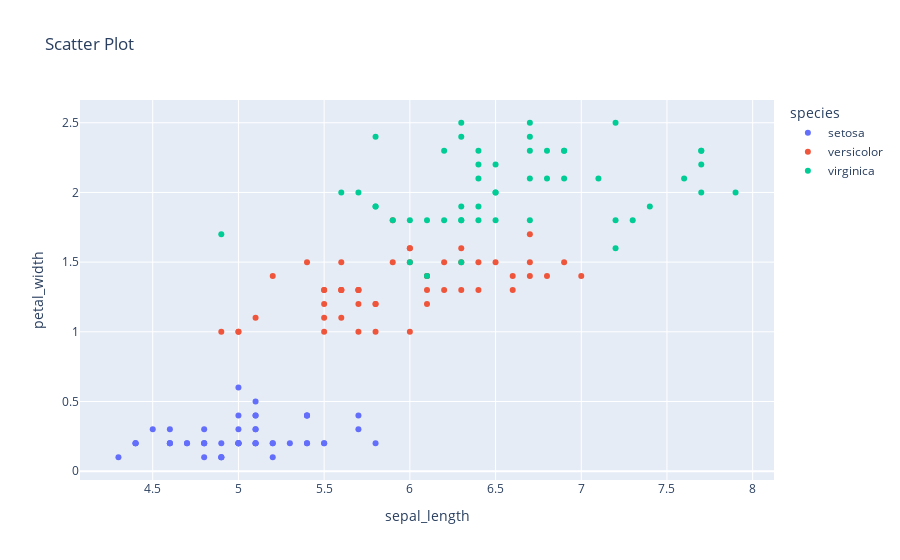

Notebook code cell kept with this figure:
### Code cell
fig=px.scatter(iris_df, x='sepal_length', y='petal_width',
               color='species', title='Scatter Plot')
fig.show()

### Figure 1 — Plotly figure (JSON) as saved in the notebook; plotly's stock layout.template omitted (floating-point values rounded to 4 significant figures)
{"data": [{"hovertemplate": "species=setosa<br>sepal_length=%{x}<br>petal_width=%{y}<extra></extra>", "legendgroup": "setosa", "marker": {"color": "#636efa", "symbol": "circle"}, "mode": "markers", "name": "setosa", "orientation": "v", "showlegend": true, "type": "scatter", "x": [5.1, 4.9, 4.7, 4.6, 5, 5.4, 4.6, 5, 4.4, 4.9, 5.4, 4.8, 4.8, 4.3, 5.8, 5.7, 5.4, 5.1, 5.7, 5.1, 5.4, 5.1, 4.6, 5.1, 4.8, 5, 5, 5.2, 5.2, 4.7, 4.8, 5.4, 5.2, 5.5, 4.9, 5, 5.5, 4.9, 4.4, 5.1, 5, 4.5, 4.4, 5, 5.1, 4.8, 5.1, 4.6, 5.3, 5], "xaxis": "x", "y": [0.2, 0.2, 0.2, 0.2, 0.2, 0.4, 0.3, 0.2, 0.2, 0.1, 0.2, 0.2, 0.1, 0.1, 0.2, 0.4, 0.4, 0.3, 0.3, 0.3, 0.2, 0.4, 0.2, 0.5, 0.2, 0.2, 0.4, 0.2, 0.2, 0.2, 0.2, 0.4, 0.1, 0.2, 0.1, 0.2, 0.2, 0.1, 0.2, 0.2, 0.3, 0.3, 0.2, 0.6, 0.4, 0.3, 0.2, 0.2, 0.2, 0.2], "yaxis": "y"}, {"hovertemplate": "species=versicolor<br>sepal_length=%{x}<br>petal_width=%{y}<extra></extra>", "legendgroup": "versicolor", "marker": {"color": "#EF553B", "symbol": "circle"}, "mode": "markers", "name": "versicolor", "orientation": "v", "showlegend": true, "type": "scatter", "x": [7, 6.4, 6.9, 5.5, 6.5, 5.7, 6.3, 4.9, 6.6, 5.2, 5, 5.9, 6, 6.1, 5.6, 6.7, 5.6, 5.8, 6.2, 5.6, 5.9, 6.1, 6.3, 6.1, 6.4, 6.6, 6.8, 6.7, 6, 5.7, 5.5, 5.5, 5.8, 6, 5.4, 6, 6.7, 6.3, 5.6, 5.5, 5.5, 6.1, 5.8, 5, 5.6, 5.7, 5.7, 6.2, 5.1, 5.7], "xaxis": "x", "y": [1.4, 1.5, 1.5, 1.3, 1.5, 1.3, 1.6, 1, 1.3, 1.4, 1, 1.5, 1, 1.4, 1.3, 1.4, 1.5, 1, 1.5, 1.1, 1.8, 1.3, 1.5, 1.2, 1.3, 1.4, 1.4, 1.7, 1.5, 1, 1.1, 1, 1.2, 1.6, 1.5, 1.6, 1.5, 1.3, 1.3, 1.3, 1.2, 1.4, 1.2, 1, 1.3, 1.2, 1.3, 1.3, 1.1, 1.3], "yaxis": "y"}, {"hovertemplate": "species=virginica<br>sepal_length=%{x}<br>petal_width=%{y}<extra></extra>", "legendgroup": "virginica", "marker": {"color": "#00cc96", "symbol": "circle"}, "mode": "markers", "name": "virginica", "orientation": "v", "showlegend": true, "type": "scatter", "x": [6.3, 5.8, 7.1, 6.3, 6.5, 7.6, 4.9, 7.3, 6.7, 7.2, 6.5, 6.4, 6.8, 5.7, 5.8, 6.4, 6.5, 7.7, 7.7, 6, 6.9, 5.6, 7.7, 6.3, 6.7, 7.2, 6.2, 6.1, 6.4, 7.2, 7.4, 7.9, 6.4, 6.3, 6.1, 7.7, 6.3, 6.4, 6, 6.9, 6.7, 6.9, 5.8, 6.8, 6.7, 6.7, 6.3, 6.5, 6.2, 5.9], "xaxis": "x", "y": [2.5, 1.9, 2.1, 1.8, 2.2, 2.1, 1.7, 1.8, 1.8, 2.5, 2, 1.9, 2.1, 2, 2.4, 2.3, 1.8, 2.2, 2.3, 1.5, 2.3, 2, 2, 1.8, 2.1, 1.8, 1.8, 1.8, 2.1, 1.6, 1.9, 2, 2.2, 1.5, 1.4, 2.3, 2.4, 1.8, 1.8, 2.1, 2.4, 2.3, 1.9, 2.3, 2.5, 2.3, 1.9, 2, 2.3, 1.8], "yaxis": "y"}], "layout": {"legend": {"title": {"text": "species"}, "tracegroupgap": 0}, "title": {"text": "Scatter Plot"}, "xaxis": {"anchor": "y", "domain": [0, 1], "title": {"text": "sepal_length"}}, "yaxis": {"anchor": "x", "domain": [0, 1], "title": {"text": "petal_width"}}}}
